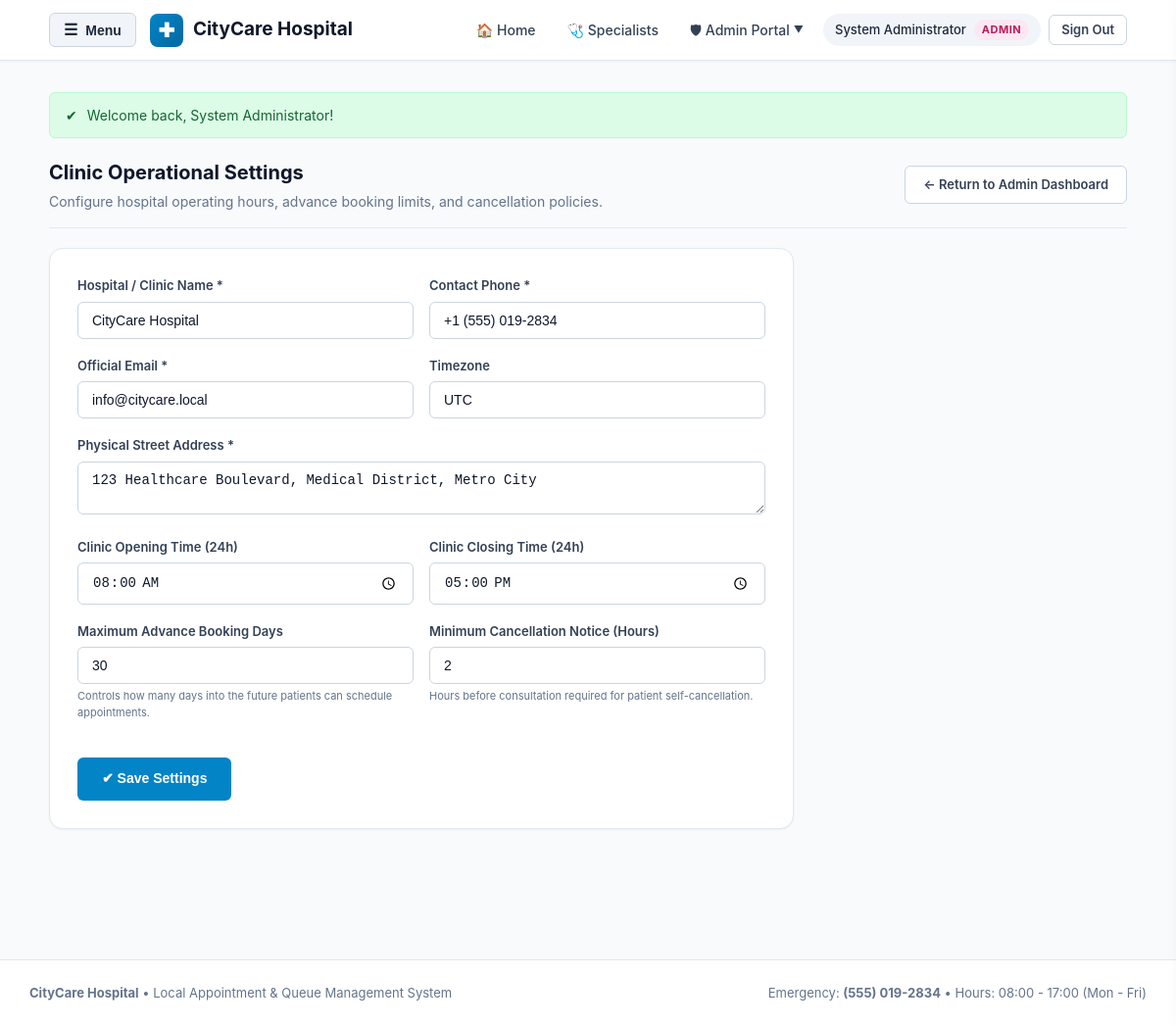
Screenshot of /admin/settings.php (signed in) with the database file from the repository.
### tables this page shows
CREATE TABLE `clinic_settings` (
  `id` INT UNSIGNED NOT NULL AUTO_INCREMENT,
  `clinic_name` VARCHAR(150) NOT NULL,
  `address` TEXT NOT NULL,
  `phone` VARCHAR(25) NOT NULL,
  `email` VARCHAR(150) NOT NULL,
  `timezone` VARCHAR(50) NOT NULL DEFAULT 'UTC',
  `opening_time` TIME NOT NULL DEFAULT '08:00:00',
  `closing_time` TIME NOT NULL DEFAULT '17:00:00',
  `max_advance_booking_days` INT UNSIGNED NOT NULL DEFAULT 30,
  `min_cancellation_hours_notice` INT UNSIGNED NOT NULL DEFAULT 2,
  `updated_at` DATETIME NOT NULL DEFAULT CURRENT_TIMESTAMP ON UPDATE CURRENT_TIMESTAMP,
  PRIMARY KEY (`id`)
);

### admin/settings.php (the view, shortened to what this page needs)
<?php
$pdo = getDBConnection();
$clinic = $pdo->query("SELECT * FROM clinic_settings LIMIT 1")->fetch();
require_once __DIR__ . '/../includes/header.php';
?>
<div class="card-header">
    <div>
        <h1 class="card-title">Clinic Operational Settings</h1>
        <p style="margin: 4px 0 0 0; color: var(--gray-500); font-size: 14px;">
            Configure hospital operating hours, advance booking limits, and cancellation policies.
        </p>
    </div>
    <a href="dashboard.php" class="btn btn-secondary" style="font-size: 13px;">
        &larr; Return to Admin Dashboard
    </a>
</div>
<div class="card" style="max-width: 760px;">
    <form method="POST" action="settings.php">
        <div style="display: grid; grid-template-columns: repeat(auto-fit, minmax(280px, 1fr)); gap: 16px;">
            <div class="form-group">
                <label class="form-label">Hospital / Clinic Name *</label>
                <input type="text" name="clinic_name" class="form-control" value="<?php echo htmlspecialchars($clinic['clinic_name'] ?? '', ENT_QUOTES, 'UTF-8'); ?>" required>
            </div>
            <div class="form-group">
                <label class="form-label">Contact Phone *</label>
                <input type="text" name="phone" class="form-control" value="<?php echo htmlspecialchars($clinic['phone'] ?? '', ENT_QUOTES, 'UTF-8'); ?>" required>
            </div>
        </div>
        <div style="display: grid; grid-template-columns: repeat(auto-fit, minmax(280px, 1fr)); gap: 16px;">
            <div class="form-group">
                <label class="form-label">Official Email *</label>
                <input type="email" name="email" class="form-control" value="<?php echo htmlspecialchars($clinic['email'] ?? '', ENT_QUOTES, 'UTF-8'); ?>" required>
            </div>
            <div class="form-group">
                <label class="form-label">Timezone</label>
                <input type="text" name="timezone" class="form-control" value="<?php echo htmlspecialchars($clinic['timezone'] ?? 'UTC', ENT_QUOTES, 'UTF-8'); ?>" required>
            </div>
        </div>
        <div class="form-group">
            <label class="form-label">Physical Street Address *</label>
            <textarea name="address" rows="2" class="form-control" required><?php echo htmlspecialchars($clinic['address'] ?? '', ENT_QUOTES, 'UTF-8'); ?></textarea>
        </div>
        <div style="display: grid; grid-template-columns: repeat(auto-fit, minmax(280px, 1fr)); gap: 16px;">
            <div class="form-group">
                <label class="form-label">Clinic Opening Time (24h)</label>
                <input type="time" name="opening_time" class="form-control" value="<?php echo substr($clinic['opening_time'] ?? '08:00', 0, 5); ?>" required>
            </div>
            <div class="form-group">
                <label class="form-label">Clinic Closing Time (24h)</label>
                <input type="time" name="closing_time" class="form-control" value="<?php echo substr($clinic['closing_time'] ?? '17:00', 0, 5); ?>" required>
            </div>
        </div>
        <div style="display: grid; grid-template-columns: repeat(auto-fit, minmax(280px, 1fr)); gap: 16px;">
            <div class="form-group">
                <label class="form-label">Maximum Advance Booking Days</label>
                <input type="number" name="max_advance_booking_days" class="form-control" min="1" max="180" value="<?php echo (int)($clinic['max_advance_booking_days'] ?? 30); ?>" required>
                <div style="font-size: 11px; color: var(--gray-500); margin-top: 4px;">Controls how many days into the future patients can schedule appointments.</div>
            </div>
            <div class="form-group">
                <label class="form-label">Minimum Cancellation Notice (Hours)</label>
                <input type="number" name="min_cancellation_hours_notice" class="form-control" min="0" max="72" value="<?php echo (int)($clinic['min_cancellation_hours_notice'] ?? 2); ?>" required>
                <div style="font-size: 11px; color: var(--gray-500); margin-top: 4px;">Hours before consultation required for patient self-cancellation.</div>
            </div>
        </div>
        <div style="margin-top: 20px;">
            <button type="submit" class="btn btn-primary" style="padding: 12px 24px;">
                &#10004; Save Settings
            </button>
        </div>
    </form>
</div>
<?php require_once __DIR__ . '/../includes/footer.php'; ?>

### assets/css/style.css (style rules this page uses)
:root { --primary: #0284c7; --primary-dark: #0369a1; --primary-light: #e0f2fe; --primary-gradient: linear-gradient(135deg, #0284c7 0%, #0369a1 100%); --success: #16a34a; --success-light: #dcfce7; --warning: #d97706; --warning-light: #fef3c7; --danger: #dc2626; --danger-light: #fee2e2; --gray-50: #f8fafc; --gray-100: #f1f5f9; --gray-200: #e2e8f0; --gray-300: #cbd5e1; --gray-500: #64748b; --gray-700: #334155; --gray-800: #1e293b; --gray-900: #0f172a; --radius-sm: 6px; --radius-md: 10px; --radius-lg: 14px; --radius-full: 9999px; --shadow-sm: 0 1px 2px rgba(0, 0, 0, 0.05); --shadow-md: 0 4px 6px -1px rgba(0, 0, 0, 0.08), 0 2px 4px -1px rgba(0, 0, 0, 0.04); --shadow-lg: 0 10px 15px -3px rgba(0, 0, 0, 0.08), 0 4px 6px -2px rgba(0, 0, 0, 0.04); }
* { box-sizing: border-box; }
body { margin: 0; padding: 0; font-family: -apple-system, BlinkMacSystemFont, "Segoe UI", Roboto, "Helvetica Neue", Arial, sans-serif; background-color: var(--gray-50); color: var(--gray-800); line-height: 1.5; min-height: 100vh; display: flex; flex-direction: column; }
.card { background: #ffffff; border: 1px solid var(--gray-200); border-radius: var(--radius-lg); padding: 28px; box-shadow: var(--shadow-sm); margin-bottom: 24px; }
.card-header { border-bottom: 1px solid var(--gray-200); padding-bottom: 16px; margin-bottom: 20px; display: flex; align-items: center; justify-content: space-between; flex-wrap: wrap; gap: 10px; }
.card-title { margin: 0; font-size: 20px; font-weight: 700; color: var(--gray-900); }
.form-group { margin-bottom: 18px; }
.form-label { display: block; font-size: 13px; font-weight: 600; color: var(--gray-700); margin-bottom: 6px; }
.form-control { width: 100%; padding: 10px 14px; font-size: 14px; border: 1px solid var(--gray-300); border-radius: var(--radius-sm); background-color: #ffffff; color: var(--gray-900); transition: border-color 0.15s ease, box-shadow 0.15s ease; }
.btn { display: inline-flex; align-items: center; justify-content: center; gap: 8px; padding: 10px 18px; font-size: 14px; font-weight: 600; border-radius: var(--radius-sm); border: 1px solid transparent; cursor: pointer; text-decoration: none; transition: all 0.15s ease; line-height: 1.25; }
.btn-primary { background-color: var(--primary); color: #ffffff; }
.btn-secondary { background-color: #ffffff; color: var(--gray-700); border-color: var(--gray-300); }

### rows the page displays
clinic_settings: clinic_name "CityCare Hospital", phone "+1 (555) 019-2834", email "info@citycare.local", timezone "UTC", address "123 Healthcare Boulevard, Medical District, Metro City", opening_time "08:00", closing_time "17:00", max_advance_booking_days "30", min_cancellation_hours_notice "2"

### other values shown
$user['full_name'] "System Administrator"
$user['role'] "ADMIN"
$flash['message'] "Welcome back, System Administrator!"
